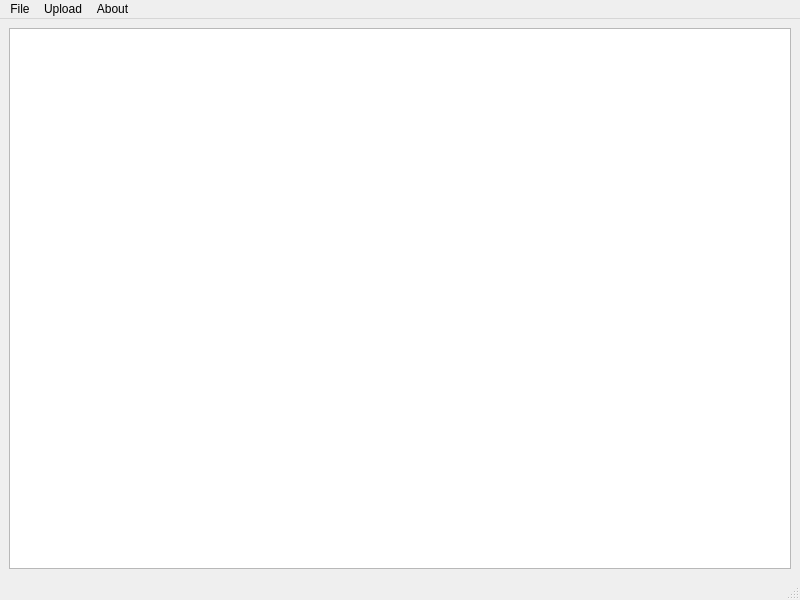
<?xml version="1.0" encoding="UTF-8"?>
<ui version="4.0">
 <class>Texty</class>
 <widget class="QMainWindow" name="Texty">
  <property name="geometry">
   <rect>
    <x>0</x>
    <y>0</y>
    <width>800</width>
    <height>600</height>
   </rect>
  </property>
  <property name="windowTitle">
   <string>Texty</string>
  </property>
  <widget class="QWidget" name="centralwidget">
   <layout class="QVBoxLayout" name="verticalLayout">
    <item>
     <widget class="QTextEdit" name="textEdit">
      <property name="placeholderText">
       <string/>
      </property>
     </widget>
    </item>
   </layout>
  </widget>
  <widget class="QMenuBar" name="menubar">
   <property name="geometry">
    <rect>
     <x>0</x>
     <y>0</y>
     <width>800</width>
     <height>22</height>
    </rect>
   </property>
   <widget class="QMenu" name="menuFile">
    <property name="title">
     <string>File</string>
    </property>
    <addaction name="newDoc"/>
    <addaction name="OpenDocument"/>
    <addaction name="actionSave"/>
    <addaction name="actionSave_As"/>
    <addaction name="actionExit"/>
    <addaction name="separator"/>
   </widget>
   <widget class="QMenu" name="menuUpload">
    <property name="title">
     <string>Upload</string>
    </property>
    <addaction name="separator"/>
    <addaction name="actionGmail"/>
   </widget>
   <widget class="QMenu" name="menuAbout">
    <property name="title">
     <string>About</string>
    </property>
    <addaction name="actionAuthors"/>
   </widget>
   <addaction name="menuFile"/>
   <addaction name="menuUpload"/>
   <addaction name="menuAbout"/>
  </widget>
  <widget class="QStatusBar" name="statusbar"/>
  <action name="newDoc">
   <property name="icon">
    <iconset theme="lon" resource="../../Downloads/2521473-folder/png/Images.qrc">
     <normaloff>:/002-folder.png</normaloff>
     <normalon>../../../usr/share/icons/Yaru/64x64/legacy/document-new.svg</normalon>:/002-folder.png</iconset>
   </property>
   <property name="text">
    <string>New Document</string>
   </property>
  </action>
  <action name="OpenDocument">
   <property name="icon">
    <iconset resource="../../Downloads/2521473-folder/png/Images.qrc">
     <normaloff>:/001-folder.png</normaloff>
     <normalon>../../Downloads/2521473-folder/png/001-folder.png</normalon>:/001-folder.png</iconset>
   </property>
   <property name="text">
    <string>Open</string>
   </property>
  </action>
  <action name="actionSave">
   <property name="icon">
    <iconset resource="../../Downloads/2521473-folder/png/Images.qrc">
     <normaloff>:/035-folder.png</normaloff>:/035-folder.png</iconset>
   </property>
   <property name="text">
    <string>Save</string>
   </property>
  </action>
  <action name="actionSave_As">
   <property name="icon">
    <iconset resource="../../Downloads/2521473-folder/png/Images.qrc">
     <normaloff>:/037-folder.png</normaloff>:/037-folder.png</iconset>
   </property>
   <property name="text">
    <string>Save As</string>
   </property>
  </action>
  <action name="actionGmail">
   <property name="icon">
    <iconset resource="../../Downloads/2521473-folder/png/Images.qrc">
     <normaloff>:/032-folder.png</normaloff>:/032-folder.png</iconset>
   </property>
   <property name="text">
    <string>Gmail</string>
   </property>
  </action>
  <action name="actionExit">
   <property name="icon">
    <iconset>
     <normaloff>../Qt/Examples/Qt-5.15.2/network/torrent/icons/exit.png</normaloff>../Qt/Examples/Qt-5.15.2/network/torrent/icons/exit.png</iconset>
   </property>
   <property name="text">
    <string>Exit</string>
   </property>
  </action>
  <action name="actionAuthors">
   <property name="text">
    <string>Authors </string>
   </property>
  </action>
 </widget>
 <resources>
  <include location="../../Downloads/2521473-folder/png/Images.qrc"/>
  <include location="../../Downloads/2521473-folder/png/Images.qrc"/>
  <include location="../../Downloads/2521473-folder/png/Images.qrc"/>
 </resources>
 <connections/>
</ui>
